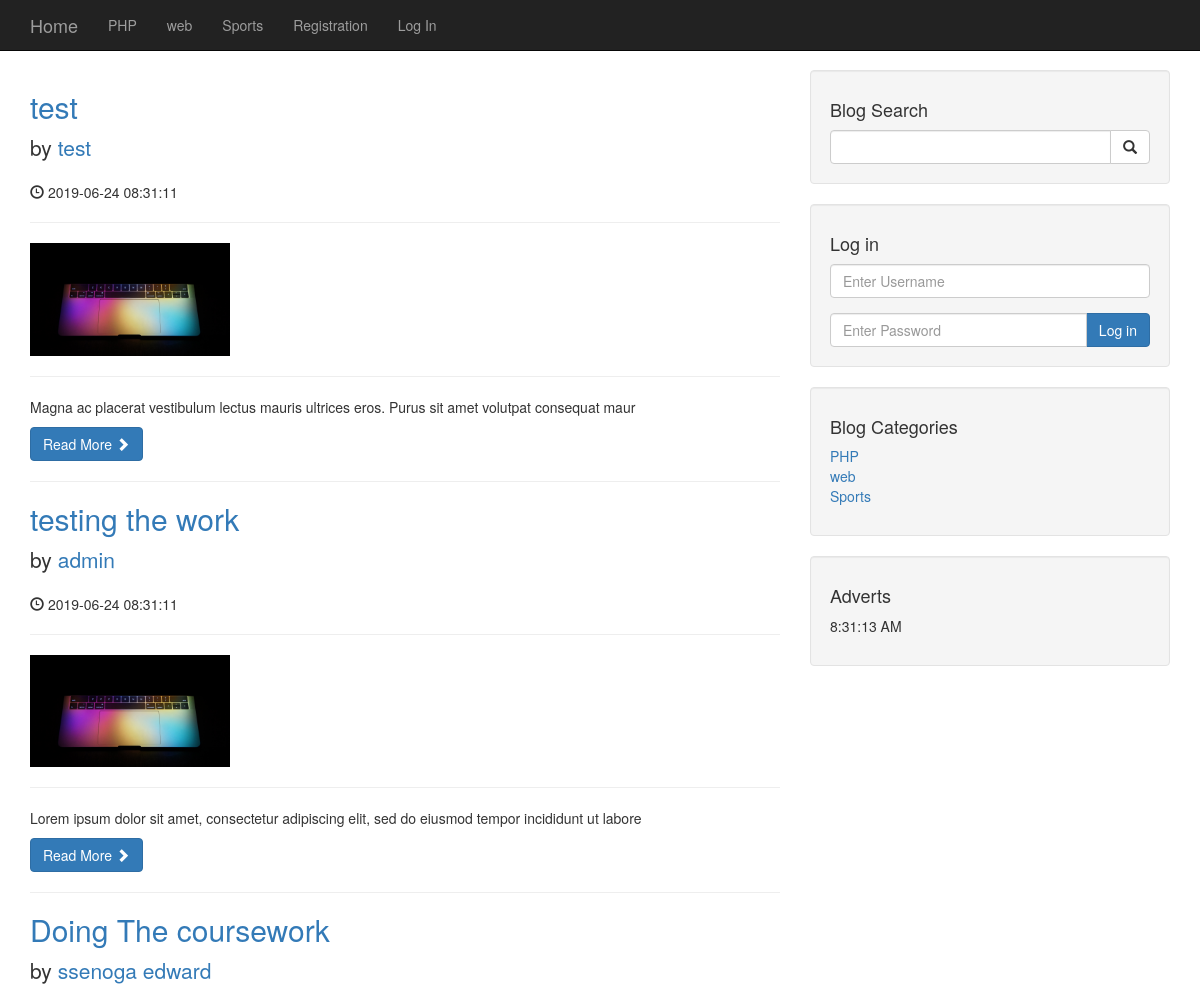
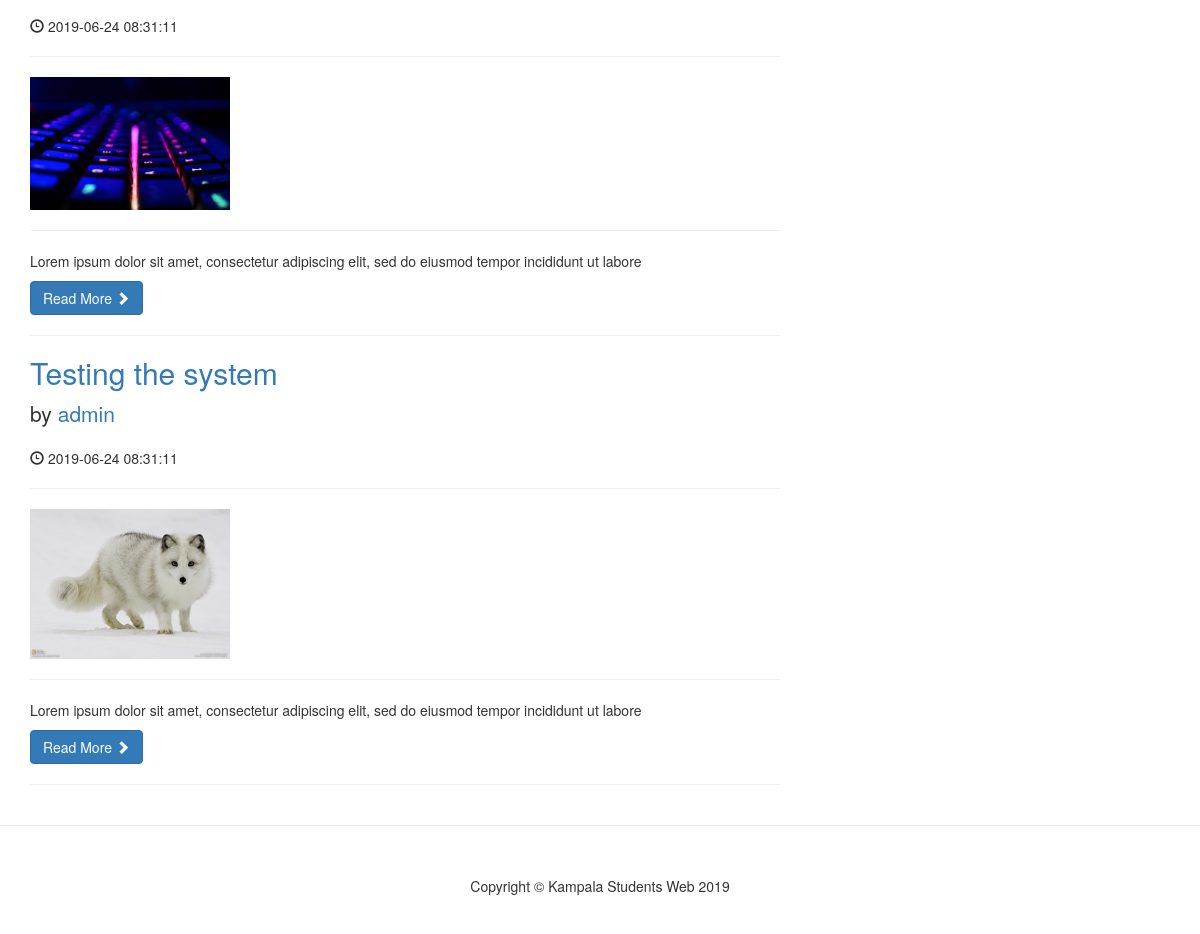
The app's page /category.php?category=1 with its own data (2 pictures, top to bottom).
### tables this page shows
CREATE TABLE `category` (
  `cat_id` int(11) NOT NULL,
  `cat_title` varchar(255) NOT NULL
);

CREATE TABLE `posts` (
  `post_id` int(3) NOT NULL,
  `post_title` varchar(250) NOT NULL,
  `post_author` varchar(250) NOT NULL,
  `post_date` timestamp NOT NULL DEFAULT CURRENT_TIMESTAMP,
  `post_content` text NOT NULL,
  `post_image` text NOT NULL,
  `post_status` varchar(200) NOT NULL,
  `post_cat_id` int(4) NOT NULL,
  `post_tags` text NOT NULL,
  `post_comments` int(5) NOT NULL DEFAULT '0'
);

### category.php (the view, shortened to what this page needs)
<?php include 'includes/header.php';?>
<?php include 'includes/navigation.php';?>
    <div class="container">
        <div class="row">
            <div class="col-md-8">
            <?php
            if(isset($_GET['category'])){
                $post_cat = $_GET['category'];
            }
             $query = "SELECT * FROM posts WHERE post_cat_id = {$post_cat}";
                $result = mysqli_query($conn, $query);
                while ($rows = mysqli_fetch_assoc($result)) {
                    $row_content = substr($rows['post_content'], 0,100);
            ?>
                    <h2>
                        <a href="post.php?p_id=<?php echo $rows['post_id'];?>"><?php echo $rows['post_title'];?> </a>
                    </h2>
                    <p class="lead">
                        by <a href="index.php"><?php echo $rows['post_author'];?> </a>
                    </p>
                    <p><span class="glyphicon glyphicon-time"></span> <?php echo $rows['post_date'];?> </p>
                    <hr>
                    <img class="img-responsive img-round" src="images/<?Php echo $rows['post_image'];?>" alt="" height="150" width="200">
                    <hr>
                    <p><?php echo $row_content;?> </p>
                    <a class="btn btn-primary" href="post.php?p_id=<?php echo $rows['post_id'];?>">Read More <span class="glyphicon glyphicon-chevron-right"></span></a>
                    <hr>
                <?php } ?>
                </div>
            <?php include 'includes/Sidebar.php';?>
        </div>
        <hr>
<?php include 'includes/footer.php';?>

### includes/navigation.php (shortened to what this page needs)
<?php include 'includes/db.php';?>
    <nav class="navbar navbar-inverse navbar-fixed-top" role="navigation">
        <div class="container">
            <div class="navbar-header">
                <a class="navbar-brand" href="index.php">Home</a>
            </div>
            <div class="collapse navbar-collapse" id="bs-example-navbar-collapse-1">
                <ul class="nav navbar-nav">
                    <?php
                    $query = "SELECT * FROM category LIMIT 3";
                    $result = mysqli_query($conn, $query);
                    while ($rows = mysqli_fetch_assoc($result)) {
                        $row = $rows['cat_title'];
                        $row_id = $rows['cat_id'];
                        echo "<li><a href='category.php?category=$row_id'>{$row}</a></li>";
                    }
                    ?>
                    <?php
                        if($_SESSION['username']==null){
                            ?>
                        <li><a href="registration.php">Registration</a></li>
                        <li><a href="./login.php">Log In</a></li>
                        <?php
                    }
                ?>
                </ul>
            </div>
        </div>
    </nav>

### includes/sidebar.php (shortened to what this page needs)
<div class="col-md-4">
        <div class="well">
            <h4>Blog Search</h4>
            <form action="search.php" method="POST">
                <div class="input-group">
                    <input name="search" type="text" class="form-control">
                    <span class="input-group-btn">
                        <button name="submit" class="btn btn-default" type="submit">
                            <span class="glyphicon glyphicon-search"></span>
                    </button>
                    </span>
                </div>
            </form>
        </div>
         <div class="well">
            <?php if(isset($_SESSION['role'])): ?>
                <h4>Logged in as <?php echo $_SESSION['username']; ?></h4>
                <a href="includes/logout.php" class="btn btn-primary">Log out</a
>            <?php else: ?>
                <h4>Log in</h4>
                <form action="includes/login.php" method="POST">
                    <div class="form-group">
                        <input name="username" type="text" class="form-control" placeholder="Enter Username">
                    </div>
                    <div class="input-group">
                        <input type="password" name="password" class="form-control" placeholder="Enter Password">
                        <span class="input-group-btn">
                            <button name="login" class="btn btn-primary" type="submit">Log in</button>
                        </span>
                    </div>
                </form>
            <?php endif; ?>
        </div>
        <div class="well">
            <?php
                $query = "SELECT * FROM category";
                $result = mysqli_query($conn, $query);
            ?>
            <h4>Blog Categories</h4>
            <div class="row">
                <div class="col-lg-12">
                    <ul class="list-unstyled">
                        <?php
                            while ($rows = mysqli_fetch_assoc($result)) {
                            $row = $rows['cat_title'];
                            $row_id = $rows['cat_id'];
                            echo "<li><a href='category.php?category=$row_id'>{$row}</a></li>";
                        }
                        ?>
                    </ul>
                </div>
            </div>
        </div>
       <?php include 'widgets.php';?>
    </div>
</div>

### css/blog-home.css (style rules this page uses)
body { padding-top: 70px; }

### records on screen
category: cat_title "PHP"
category: cat_title "web"
category: cat_title "Sports"
posts: post_title "test", post_author "test", post_date "2019-06-24 08:31:11", post_image (picture), post_content "Magna ac placerat vestibulum lectus mauris ultrices eros. Purus sit amet volutpat consequat maur"
posts: post_title "testing the work", post_author "admin", post_date "2019-06-24 08:31:11", post_image (picture), post_content "Lorem ipsum dolor sit amet, consectetur adipiscing elit, sed do eiusmod tempor incididunt ut labore"
posts: post_title "Doing The coursework", post_author "ssenoga edward", post_date "2019-06-24 08:31:11", post_image (picture), post_content "Lorem ipsum dolor sit amet, consectetur adipiscing elit, sed do eiusmod tempor incididunt ut labore"
posts: post_title "Testing the system", post_author "admin", post_date "2019-06-24 08:31:11", post_image (picture), post_content "Lorem ipsum dolor sit amet, consectetur adipiscing elit, sed do eiusmod tempor incididunt ut labore"
